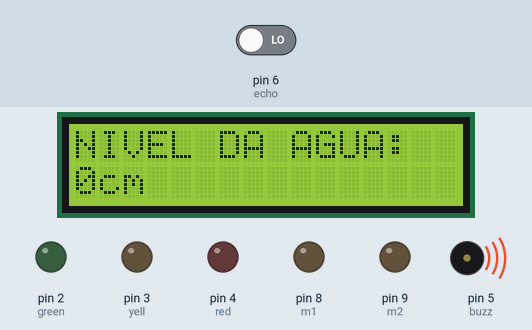
The sketch below on a simulated Arduino Uno, built with avr-gcc and run on an emulated ATmega328P. On the bench: 16×2 character LCD, output pins drawn as LEDs (lit = HIGH), buzzer (waves = sounding). Inputs (shaded band) come from the test bench; at power-on: pin 6 (echo) LOW. Pins used as bus, display or sensor lines are not drawn; what the sketch prints to the serial monitor is not drawn.

Above: at 1.23 s.
At 1.8 s:
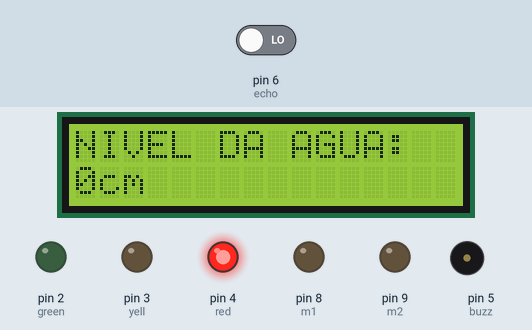
At 128.96 s:
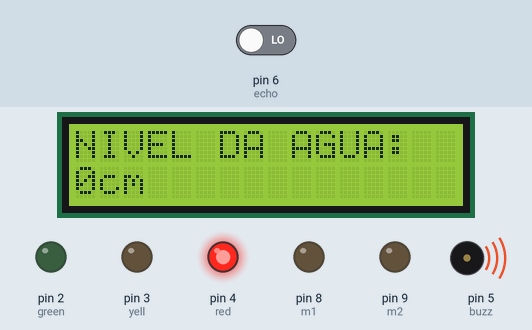
Timing chart, 0 to 130.0 s (numbered marks = the images above):
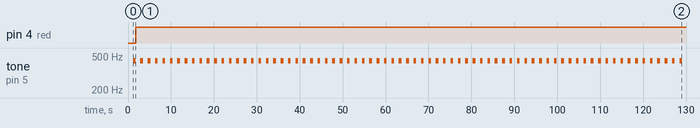

Measured:
- by itself, pin 4 (red): LOW → HIGH at 1.8 s
- by itself, tone on pin 5 (buzz): repeats every 1.7 s: 2 × (silent 0.10 s, 440 Hz 0.10 s), silent 1.2 s, 440 Hz 0.10 s

The sketch:

Hydrolink.ino
```cpp
#include <LiquidCrystal_I2C.h>

#define trig 7
#define echo 6
#define red 4
#define yell 3
#define green 2
#define buzz 5
#define m1 8
#define m2 9

LiquidCrystal_I2C lcd(0x27,16,2);

void gL(){
  digitalWrite(red, LOW);
  digitalWrite(yell, LOW);
  digitalWrite(green, HIGH);
}

void yL(){
  digitalWrite(red, LOW);
  digitalWrite(yell, HIGH);
  digitalWrite(green, LOW);
}

void rL(){
  digitalWrite(red, HIGH);
  digitalWrite(yell, LOW);
  digitalWrite(green, LOW);
}

void beep(){
  for(int i = 0; i < 3; i++){
      tone(buzz,440);
      delay(100);
      noTone(buzz);
      delay(100);
    }
}

void setup()
{
  pinMode(trig, OUTPUT);
  pinMode(red, OUTPUT);
  pinMode(yell, OUTPUT);
  pinMode(green, OUTPUT);
  pinMode(buzz, OUTPUT);
  pinMode(m1, OUTPUT);
  pinMode(m2, OUTPUT);
  pinMode(echo, INPUT);
  Serial.begin(9600);
  lcd.init();
  lcd.backlight();
}

void loop()
{

  digitalWrite(trig, HIGH);
  delay(100);
  digitalWrite(trig, LOW);


  int duration = pulseIn(echo,HIGH);
  int distance = (duration/2)/29.1;

  //Printar no Serial Monitor
  Serial.print(distance);
  Serial.println("cm");

  //Display Nível da Água
  lcd.clear();
  lcd.setCursor(0,0);
  lcd.print("NIVEL DA AGUA:");
  lcd.setCursor(0,1);
  lcd.print(distance);
  lcd.print("cm");

  //Controle dos LED`s
   if (distance > 50){
    noTone(7);
    gL();
  }
  else if (distance > 10 && distance < 50){
    noTone(7);
    yL();
  }
  else if(distance < 10){ // LED VERMELHA -- Nível de Atenção
    beep();
    rL();
  }
}
```
